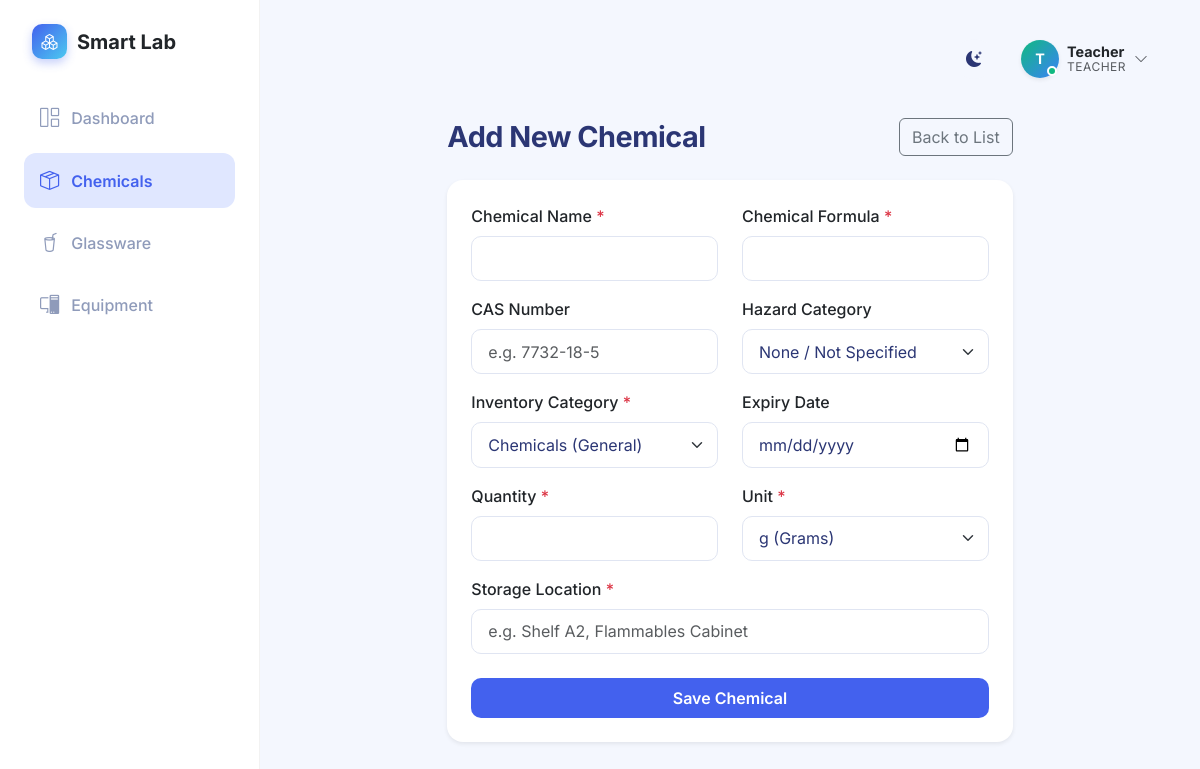
/chemicals/add (signed in), run on the app's committed database.
### app.py (models this page shows)
class User(UserMixin, db.Model):
    id = db.Column(db.Integer, primary_key=True)
    username = db.Column(db.String(100), unique=True, nullable=False)
    password_hash = db.Column(db.String(200), nullable=False)
    role = db.Column(db.String(50), nullable=False) # 'teacher' or 'student'
    full_name = db.Column(db.String(150), nullable=True)

### app.py (the view, shortened to what this page needs)
@app.route('/chemicals/add', methods=['GET', 'POST'])
@teacher_required
def add_chemical():
    existing_chemicals = [c.name for c in Chemical.query.with_entities(Chemical.name).distinct().all()]
    return render_template('add_chemical.html', existing_chemicals=existing_chemicals)

### app.py (called while the page is built)
@login_manager.user_loader
def load_user(user_id):
    return User.query.get(int(user_id))

def teacher_required(f):
    @wraps(f)
    def decorated_function(*args, **kwargs):
        if not current_user.is_authenticated or current_user.role not in ['teacher', 'developer']:
            flash('You must be logged in as a teacher or developer to perform this action.', 'danger')
            return redirect(request.referrer or url_for('dashboard'))
        return f(*args, **kwargs)
    return decorated_function

### templates/add_chemical.html (shortened to what this page needs)
{% extends 'base.html' %}
{% block content %}
<div class="row justify-content-center">
    <div class="col-md-8">
        <div class="d-flex justify-content-between align-items-center mb-4">
            <h2 class="page-title mb-0">Add New Chemical</h2>
            <a href="{{ url_for('chemicals') }}" class="btn btn-outline-secondary">Back to List</a>
        </div>
        <div class="card shadow-sm">
            <div class="card-body p-4">
                <form action="{{ url_for('add_chemical') }}" method="POST">
                    <div class="row mb-3">
                        <div class="col-md-6">
                            <label class="form-label fw-medium">Chemical Name <span class="text-danger">*</span></label>
                            <input type="text" name="name" class="form-control" list="chemicalNamesList" autocomplete="off" required>
                        </div>
                        <div class="col-md-6">
                            <label class="form-label fw-medium">Chemical Formula <span class="text-danger">*</span></label>
                            <input type="text" name="formula" class="form-control" required>
                        </div>
                    </div>
                    <div class="row mb-3">
                        <div class="col-md-6">
                            <label class="form-label fw-medium">CAS Number</label>
                            <input type="text" name="cas_number" class="form-control" placeholder="e.g. 7732-18-5">
                        </div>
                        <div class="col-md-6">
                            <label class="form-label fw-medium">Hazard Category</label>
                            <select name="hazard_category" class="form-select">
                                <option value="">None / Not Specified</option>
                            </select>
                        </div>
                    </div>
                    <div class="row mb-3">
                        <div class="col-md-6">
                            <label class="form-label fw-medium">Inventory Category <span class="text-danger">*</span></label>
                            <select name="category" class="form-select" required>
                                <option value="Chemicals">Chemicals (General)</option>
                            </select>
                        </div>
                        <div class="col-md-6">
                            <label class="form-label fw-medium">Expiry Date</label>
                            <input type="date" name="expiry_date" class="form-control">
                        </div>
                    </div>
                    <div class="row mb-3">
                        <div class="col-md-6">
                            <label class="form-label fw-medium">Quantity <span class="text-danger">*</span></label>
                            <input type="number" step="0.01" min="0" name="quantity" class="form-control" required>
                        </div>
                        <div class="col-md-6">
                            <label class="form-label fw-medium">Unit <span class="text-danger">*</span></label>
                            <select name="unit" class="form-select" required>
                                <option value="g">g (Grams)</option>
                            </select>
                        </div>
                    </div>
                    <div class="mb-4">
                        <label class="form-label fw-medium">Storage Location <span class="text-danger">*</span></label>
                        <input type="text" name="location" class="form-control" placeholder="e.g. Shelf A2, Flammables Cabinet" required>
                    </div>
                    <div class="d-grid">
                        <button type="submit" class="btn btn-primary py-2">Save Chemical</button>
                    </div>
                </form>
            </div>
        </div>
    </div>
</div>
{% endblock %}

### templates/base.html (shortened to what this page needs)
<!DOCTYPE html>
<html lang="en">
<head>
    <link href="https://cdn.jsdelivr.net/npm/bootstrap@5.3.0/dist/css/bootstrap.min.css" rel="stylesheet">
    <link rel="stylesheet" href="{{ url_for('static', filename='css/style.css') }}">
    <link rel="stylesheet" href="https://cdn.jsdelivr.net/npm/bootstrap-icons@1.10.5/font/bootstrap-icons.css">
</head>
<body>
    <div class="app-container">
        <nav class="sidebar">
            <div class="sidebar-header">
                <a class="navbar-brand d-flex align-items-center morph-logo" href="{{ url_for('dashboard') }}">
                    <div class="logo-icon me-2"><i class="bi bi-boxes text-white"></i></div>
                    <div class="logo-text-container">
                        <span class="logo-text main-text fs-5 fw-bold text-dark">Smart Lab</span>
                    </div>
                </a>
            </div>
            <ul class="nav flex-column sidebar-nav mt-3">
                <li class="nav-item">
                    <a class="nav-link {% if request.endpoint == 'dashboard' %}active{% endif %}"
                        href="{{ url_for('dashboard') }}">
                        <i class="bi bi-grid-1x2"></i> Dashboard
                    </a>
                </li>
                <li class="nav-item">
                    <a class="nav-link {% if request.endpoint == 'chemicals' or request.endpoint == 'add_chemical' or request.endpoint == 'chemical_detail' %}active{% endif %}"
                        href="{{ url_for('chemicals') }}">
                        <i class="bi bi-box-seam"></i> Chemicals
                    </a>
                </li>
                <li class="nav-item">
                    <a class="nav-link {% if request.endpoint == 'glassware' %}active{% endif %}"
                        href="{{ url_for('glassware') }}">
                        <i class="bi bi-cup-straw"></i> Glassware
                    </a>
                </li>
                <li class="nav-item">
                    <a class="nav-link {% if request.endpoint == 'equipment' %}active{% endif %}"
                        href="{{ url_for('equipment') }}">
                        <i class="bi bi-pc-display"></i> Equipment
                    </a>
                </li>
            </ul>
        </nav>
        <main class="main-content">
            <header class="top-header d-flex justify-content-between align-items-center mb-4">
                <div class="d-flex align-items-center">
                    <div class="theme-toggle" id="themeToggle" title="Toggle Dark/Light Mode">
                        <i class="bi bi-moon-stars-fill"></i>
                    </div>
                    <div class="user-profile dropdown">
                        <div class="profile-trigger d-flex align-items-center" {% if current_user.is_authenticated %}data-bs-toggle="dropdown"{% else %}data-bs-toggle="modal" data-bs-target="#loginModal"{% endif %}>
                            {% if current_user.is_authenticated %}
                            <div class="avatar-wrapper me-2">
                                <div class="avatar-circle {% if current_user.role == 'developer' %}bg-developer{% elif current_user.role == 'teacher' %}bg-teacher{% else %}bg-student{% endif %} shadow-sm">
                                    {{ current_user.username[0]|upper }}
                                </div>
                                <div class="status-indicator online"></div>
                            </div>
                            <div class="user-info d-none d-sm-block">
                                <div class="user-name fw-bold text-dark">{{ current_user.username|capitalize }}</div>
                                <div class="user-role text-muted">{{ current_user.role|capitalize }}</div>
                            </div>
                            <i class="bi bi-chevron-down ms-2 text-muted small"></i>
                            {% else %}
                            <div class="avatar-circle bg-secondary shadow-sm me-2">
                                <i class="bi bi-person"></i>
                            </div>
                            <span class="fw-medium text-dark">Login</span>
                            {% endif %}
                        </div>
                    </div>
            </header>
            <div class="content-wrapper">
                {% block content %}{% endblock %}
            </div>
        </main>
    </div>
</body>
</html>

### data on the page
User: username "T", username "Teacher", role "TEACHER"
